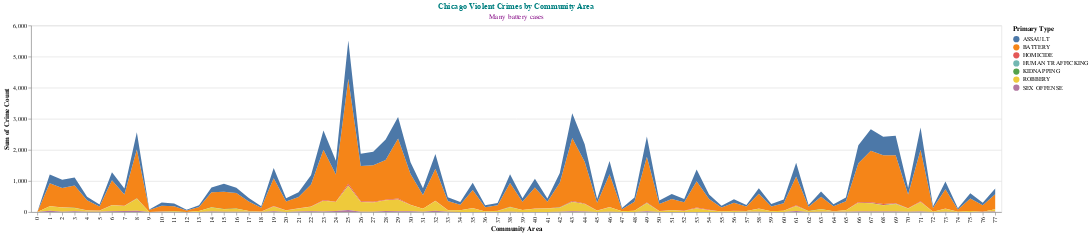

The notebook cell this image was saved under:
### Code cell
alt.Chart(hood_crimes[hood_crimes['Primary Type'].isin(violent_crimes)]).mark_area().encode(
    x='Community Area:N',
    y='sum(Crime Count)',
    color='Primary Type:N',
).properties(
    title={
      "text": ["Chicago Violent Crimes by Community Area"],
      "subtitle": ["Many battery cases"],
      "color": "teal",
      "subtitleColor": "purple"
    }
)

### Figure 1 — Vega-Lite specification as saved in the notebook (floating-point values rounded to 4 significant figures; data arrays with more than 128 entries replaced by an {"elided": "..."} marker saying what was removed)
{"config": {"view": {"continuousWidth": 400, "continuousHeight": 300}}, "data": {"name": "data-c734d4772d9efa697959070ad78309ff"}, "mark": "area", "encoding": {"color": {"type": "nominal", "field": "Primary Type"}, "x": {"type": "nominal", "field": "Community Area"}, "y": {"type": "quantitative", "aggregate": "sum", "field": "Crime Count"}}, "title": {"text": ["Chicago Violent Crimes by Community Area"], "subtitle": ["Many battery cases"], "color": "teal", "subtitleColor": "purple"}, "$schema": "https://vega.github.io/schema/vega-lite/v4.0.0.json", "datasets": {"data-c734d4772d9efa697959070ad78309ff": {"elided": "440 records"}}}
